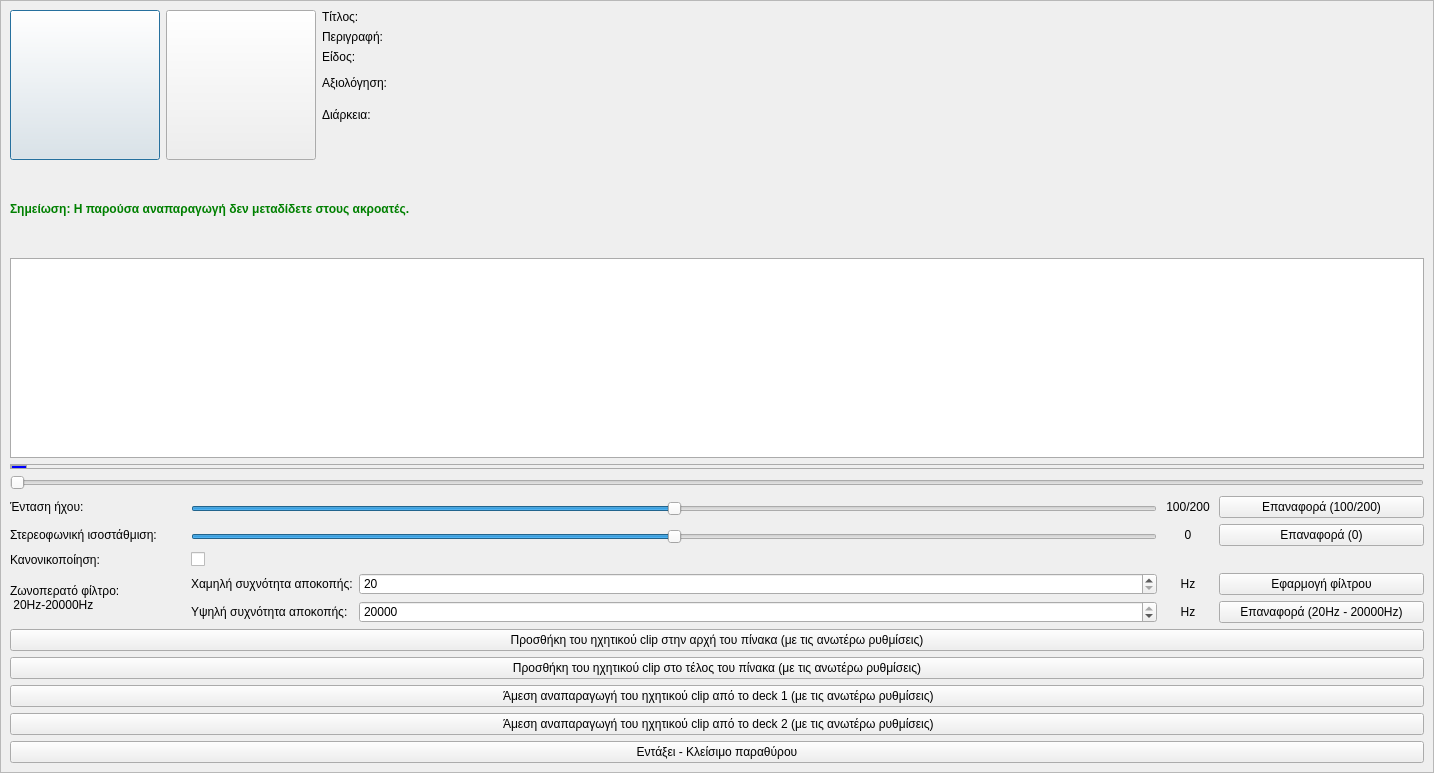
<?xml version="1.0" encoding="UTF-8"?>
<ui version="4.0">
 <class>Dialog</class>
 <widget class="QDialog" name="Dialog">
  <property name="geometry">
   <rect>
    <x>0</x>
    <y>0</y>
    <width>1434</width>
    <height>773</height>
   </rect>
  </property>
  <property name="minimumSize">
   <size>
    <width>0</width>
    <height>0</height>
   </size>
  </property>
  <property name="windowTitle">
   <string>Προεπισκόπηση ηχητικού clip</string>
  </property>
  <property name="windowIcon">
   <iconset resource="../../../icons.qrc">
    <normaloff>:/rest-windows/assets/images/rest-windows/preview-sound-clip.png</normaloff>:/rest-windows/assets/images/rest-windows/preview-sound-clip.png</iconset>
  </property>
  <layout class="QGridLayout" name="gridLayout_2">
   <property name="leftMargin">
    <number>0</number>
   </property>
   <property name="topMargin">
    <number>0</number>
   </property>
   <property name="rightMargin">
    <number>0</number>
   </property>
   <property name="bottomMargin">
    <number>0</number>
   </property>
   <item row="0" column="0">
    <widget class="QScrollArea" name="scrollArea">
     <property name="widgetResizable">
      <bool>true</bool>
     </property>
     <widget class="QWidget" name="scrollAreaWidgetContents">
      <property name="geometry">
       <rect>
        <x>0</x>
        <y>0</y>
        <width>1432</width>
        <height>771</height>
       </rect>
      </property>
      <property name="sizePolicy">
       <sizepolicy hsizetype="Ignored" vsizetype="Preferred">
        <horstretch>0</horstretch>
        <verstretch>0</verstretch>
       </sizepolicy>
      </property>
      <layout class="QGridLayout" name="gridLayout_6">
       <item row="0" column="0">
        <widget class="QFrame" name="frame">
         <property name="sizePolicy">
          <sizepolicy hsizetype="Preferred" vsizetype="Fixed">
           <horstretch>0</horstretch>
           <verstretch>0</verstretch>
          </sizepolicy>
         </property>
         <property name="minimumSize">
          <size>
           <width>0</width>
           <height>0</height>
          </size>
         </property>
         <property name="styleSheet">
          <string notr="true">QFrame{
	border:none;
}</string>
         </property>
         <property name="frameShape">
          <enum>QFrame::StyledPanel</enum>
         </property>
         <property name="frameShadow">
          <enum>QFrame::Raised</enum>
         </property>
         <layout class="QGridLayout" name="gridLayout">
          <property name="leftMargin">
           <number>0</number>
          </property>
          <property name="topMargin">
           <number>0</number>
          </property>
          <property name="rightMargin">
           <number>0</number>
          </property>
          <property name="bottomMargin">
           <number>0</number>
          </property>
          <item row="0" column="0" rowspan="6">
           <widget class="QPushButton" name="preview_play_or_pause">
            <property name="minimumSize">
             <size>
              <width>150</width>
              <height>150</height>
             </size>
            </property>
            <property name="maximumSize">
             <size>
              <width>150</width>
              <height>150</height>
             </size>
            </property>
            <property name="text">
             <string/>
            </property>
            <property name="icon">
             <iconset resource="../../../icons.qrc">
              <normaloff>:/main-window/assets/images/main-window/play-song.png</normaloff>:/main-window/assets/images/main-window/play-song.png</iconset>
            </property>
            <property name="iconSize">
             <size>
              <width>80</width>
              <height>80</height>
             </size>
            </property>
           </widget>
          </item>
          <item row="1" column="3">
           <widget class="QLabel" name="description">
            <property name="text">
             <string/>
            </property>
            <property name="wordWrap">
             <bool>true</bool>
            </property>
           </widget>
          </item>
          <item row="4" column="3">
           <widget class="QLabel" name="current_and_total_duration">
            <property name="text">
             <string/>
            </property>
           </widget>
          </item>
          <item row="3" column="3">
           <widget class="QFrame" name="rating_frame">
            <property name="styleSheet">
             <string notr="true">QFrame{border:none;}</string>
            </property>
            <property name="frameShape">
             <enum>QFrame::StyledPanel</enum>
            </property>
            <property name="frameShadow">
             <enum>QFrame::Raised</enum>
            </property>
            <layout class="QGridLayout" name="gridLayout_5">
             <property name="leftMargin">
              <number>0</number>
             </property>
             <property name="topMargin">
              <number>0</number>
             </property>
             <property name="rightMargin">
              <number>0</number>
             </property>
             <property name="bottomMargin">
              <number>0</number>
             </property>
            </layout>
           </widget>
          </item>
          <item row="0" column="3">
           <widget class="QLabel" name="title">
            <property name="sizePolicy">
             <sizepolicy hsizetype="Preferred" vsizetype="Fixed">
              <horstretch>0</horstretch>
              <verstretch>0</verstretch>
             </sizepolicy>
            </property>
            <property name="text">
             <string/>
            </property>
           </widget>
          </item>
          <item row="1" column="2">
           <widget class="QLabel" name="label_8">
            <property name="sizePolicy">
             <sizepolicy hsizetype="Preferred" vsizetype="Fixed">
              <horstretch>0</horstretch>
              <verstretch>0</verstretch>
             </sizepolicy>
            </property>
            <property name="text">
             <string>Περιγραφή:</string>
            </property>
           </widget>
          </item>
          <item row="0" column="2">
           <widget class="QLabel" name="label">
            <property name="sizePolicy">
             <sizepolicy hsizetype="Fixed" vsizetype="Fixed">
              <horstretch>0</horstretch>
              <verstretch>0</verstretch>
             </sizepolicy>
            </property>
            <property name="text">
             <string>Τίτλος:</string>
            </property>
           </widget>
          </item>
          <item row="4" column="2">
           <widget class="QLabel" name="label_14">
            <property name="text">
             <string>Διάρκεια:</string>
            </property>
           </widget>
          </item>
          <item row="2" column="3">
           <widget class="QLabel" name="genre">
            <property name="text">
             <string/>
            </property>
           </widget>
          </item>
          <item row="3" column="2">
           <widget class="QLabel" name="label_15">
            <property name="text">
             <string>Αξιολόγηση:</string>
            </property>
           </widget>
          </item>
          <item row="2" column="2">
           <widget class="QLabel" name="label_3">
            <property name="sizePolicy">
             <sizepolicy hsizetype="Fixed" vsizetype="Fixed">
              <horstretch>0</horstretch>
              <verstretch>0</verstretch>
             </sizepolicy>
            </property>
            <property name="text">
             <string>Είδος:</string>
            </property>
           </widget>
          </item>
          <item row="0" column="1" rowspan="6">
           <widget class="QPushButton" name="preview_stop">
            <property name="minimumSize">
             <size>
              <width>150</width>
              <height>150</height>
             </size>
            </property>
            <property name="maximumSize">
             <size>
              <width>150</width>
              <height>150</height>
             </size>
            </property>
            <property name="text">
             <string/>
            </property>
            <property name="icon">
             <iconset resource="../../../icons.qrc">
              <normaloff>:/main-window/assets/images/main-window/stop-song.png</normaloff>:/main-window/assets/images/main-window/stop-song.png</iconset>
            </property>
            <property name="iconSize">
             <size>
              <width>80</width>
              <height>80</height>
             </size>
            </property>
           </widget>
          </item>
         </layout>
        </widget>
       </item>
       <item row="1" column="0">
        <widget class="QLabel" name="label_17">
         <property name="styleSheet">
          <string notr="true">QLabel{
	font-weight:bold;
	color:green;
}</string>
         </property>
         <property name="text">
          <string>Σημείωση: Η παρούσα αναπαραγωγή δεν μεταδίδετε στους ακροατές.</string>
         </property>
        </widget>
       </item>
       <item row="2" column="0">
        <widget class="QFrame" name="graph_frame">
         <property name="minimumSize">
          <size>
           <width>0</width>
           <height>200</height>
          </size>
         </property>
         <property name="maximumSize">
          <size>
           <width>16777215</width>
           <height>200</height>
          </size>
         </property>
         <property name="styleSheet">
          <string notr="true">QFrame{border:1px solid #ABABAB;background:white;}</string>
         </property>
         <property name="frameShape">
          <enum>QFrame::StyledPanel</enum>
         </property>
         <property name="frameShadow">
          <enum>QFrame::Raised</enum>
         </property>
        </widget>
       </item>
       <item row="3" column="0">
        <widget class="QFrame" name="timeline_container_frame">
         <property name="minimumSize">
          <size>
           <width>0</width>
           <height>5</height>
          </size>
         </property>
         <property name="maximumSize">
          <size>
           <width>16777215</width>
           <height>5</height>
          </size>
         </property>
         <property name="styleSheet">
          <string notr="true">QFrame{border:1px solid #ABABAB;}</string>
         </property>
         <property name="frameShape">
          <enum>QFrame::StyledPanel</enum>
         </property>
         <property name="frameShadow">
          <enum>QFrame::Raised</enum>
         </property>
         <widget class="QFrame" name="timeline_pick_frame">
          <property name="geometry">
           <rect>
            <x>1</x>
            <y>1</y>
            <width>16</width>
            <height>4</height>
           </rect>
          </property>
          <property name="sizePolicy">
           <sizepolicy hsizetype="Fixed" vsizetype="Expanding">
            <horstretch>0</horstretch>
            <verstretch>0</verstretch>
           </sizepolicy>
          </property>
          <property name="minimumSize">
           <size>
            <width>0</width>
            <height>4</height>
           </size>
          </property>
          <property name="maximumSize">
           <size>
            <width>16777215</width>
            <height>4</height>
           </size>
          </property>
          <property name="styleSheet">
           <string notr="true">QFrame{
	background-color:blue;
}</string>
          </property>
          <property name="frameShape">
           <enum>QFrame::StyledPanel</enum>
          </property>
          <property name="frameShadow">
           <enum>QFrame::Raised</enum>
          </property>
         </widget>
        </widget>
       </item>
       <item row="4" column="0">
        <widget class="QSlider" name="timeline_slider">
         <property name="orientation">
          <enum>Qt::Horizontal</enum>
         </property>
        </widget>
       </item>
       <item row="5" column="0">
        <widget class="QFrame" name="frame_2">
         <property name="minimumSize">
          <size>
           <width>0</width>
           <height>0</height>
          </size>
         </property>
         <property name="styleSheet">
          <string notr="true">QFrame{border:none;}</string>
         </property>
         <property name="frameShape">
          <enum>QFrame::StyledPanel</enum>
         </property>
         <property name="frameShadow">
          <enum>QFrame::Raised</enum>
         </property>
         <layout class="QGridLayout" name="gridLayout_3">
          <property name="leftMargin">
           <number>0</number>
          </property>
          <property name="topMargin">
           <number>0</number>
          </property>
          <property name="rightMargin">
           <number>0</number>
          </property>
          <property name="bottomMargin">
           <number>0</number>
          </property>
          <item row="0" column="0">
           <widget class="QFrame" name="frame_3">
            <property name="sizePolicy">
             <sizepolicy hsizetype="Preferred" vsizetype="Fixed">
              <horstretch>0</horstretch>
              <verstretch>0</verstretch>
             </sizepolicy>
            </property>
            <property name="styleSheet">
             <string notr="true">QFrame{
	border:none;
}</string>
            </property>
            <property name="frameShape">
             <enum>QFrame::StyledPanel</enum>
            </property>
            <property name="frameShadow">
             <enum>QFrame::Raised</enum>
            </property>
            <layout class="QHBoxLayout" name="horizontalLayout">
             <property name="leftMargin">
              <number>0</number>
             </property>
             <property name="topMargin">
              <number>0</number>
             </property>
             <property name="rightMargin">
              <number>0</number>
             </property>
             <property name="bottomMargin">
              <number>0</number>
             </property>
             <item>
              <widget class="QLabel" name="label_4">
               <property name="minimumSize">
                <size>
                 <width>175</width>
                 <height>0</height>
                </size>
               </property>
               <property name="maximumSize">
                <size>
                 <width>175</width>
                 <height>16777215</height>
                </size>
               </property>
               <property name="styleSheet">
                <string notr="true">QLabel{border:none;}</string>
               </property>
               <property name="text">
                <string>Ένταση ήχου:</string>
               </property>
              </widget>
             </item>
             <item>
              <widget class="QFrame" name="frame_9">
               <property name="sizePolicy">
                <sizepolicy hsizetype="Expanding" vsizetype="Preferred">
                 <horstretch>0</horstretch>
                 <verstretch>0</verstretch>
                </sizepolicy>
               </property>
               <property name="frameShape">
                <enum>QFrame::StyledPanel</enum>
               </property>
               <property name="frameShadow">
                <enum>QFrame::Raised</enum>
               </property>
               <layout class="QVBoxLayout" name="verticalLayout">
                <property name="spacing">
                 <number>0</number>
                </property>
                <property name="leftMargin">
                 <number>0</number>
                </property>
                <property name="topMargin">
                 <number>0</number>
                </property>
                <property name="rightMargin">
                 <number>0</number>
                </property>
                <property name="bottomMargin">
                 <number>0</number>
                </property>
                <item>
                 <spacer name="verticalSpacer">
                  <property name="orientation">
                   <enum>Qt::Vertical</enum>
                  </property>
                  <property name="sizeHint" stdset="0">
                   <size>
                    <width>20</width>
                    <height>5</height>
                   </size>
                  </property>
                 </spacer>
                </item>
                <item>
                 <widget class="QSlider" name="volume_slider">
                  <property name="maximum">
                   <number>200</number>
                  </property>
                  <property name="value">
                   <number>100</number>
                  </property>
                  <property name="orientation">
                   <enum>Qt::Horizontal</enum>
                  </property>
                 </widget>
                </item>
                <item>
                 <spacer name="verticalSpacer_2">
                  <property name="orientation">
                   <enum>Qt::Vertical</enum>
                  </property>
                  <property name="sizeHint" stdset="0">
                   <size>
                    <width>20</width>
                    <height>1</height>
                   </size>
                  </property>
                 </spacer>
                </item>
               </layout>
              </widget>
             </item>
             <item>
              <widget class="QLabel" name="volume_label">
               <property name="minimumSize">
                <size>
                 <width>50</width>
                 <height>0</height>
                </size>
               </property>
               <property name="maximumSize">
                <size>
                 <width>50</width>
                 <height>16777215</height>
                </size>
               </property>
               <property name="text">
                <string>100/200</string>
               </property>
               <property name="alignment">
                <set>Qt::AlignCenter</set>
               </property>
              </widget>
             </item>
             <item>
              <widget class="QPushButton" name="reset_volume">
               <property name="sizePolicy">
                <sizepolicy hsizetype="Minimum" vsizetype="Maximum">
                 <horstretch>0</horstretch>
                 <verstretch>0</verstretch>
                </sizepolicy>
               </property>
               <property name="minimumSize">
                <size>
                 <width>205</width>
                 <height>0</height>
                </size>
               </property>
               <property name="maximumSize">
                <size>
                 <width>205</width>
                 <height>16777215</height>
                </size>
               </property>
               <property name="text">
                <string>Επαναφορά (100/200)</string>
               </property>
              </widget>
             </item>
            </layout>
           </widget>
          </item>
          <item row="1" column="0">
           <widget class="QFrame" name="frame_4">
            <property name="sizePolicy">
             <sizepolicy hsizetype="Preferred" vsizetype="Fixed">
              <horstretch>0</horstretch>
              <verstretch>0</verstretch>
             </sizepolicy>
            </property>
            <property name="styleSheet">
             <string notr="true">QFrame{
	border:none;
}</string>
            </property>
            <property name="frameShape">
             <enum>QFrame::StyledPanel</enum>
            </property>
            <property name="frameShadow">
             <enum>QFrame::Raised</enum>
            </property>
            <layout class="QHBoxLayout" name="horizontalLayout_2">
             <property name="leftMargin">
              <number>0</number>
             </property>
             <property name="topMargin">
              <number>0</number>
             </property>
             <property name="rightMargin">
              <number>0</number>
             </property>
             <property name="bottomMargin">
              <number>0</number>
             </property>
             <item>
              <widget class="QLabel" name="label_5">
               <property name="minimumSize">
                <size>
                 <width>175</width>
                 <height>0</height>
                </size>
               </property>
               <property name="maximumSize">
                <size>
                 <width>175</width>
                 <height>16777215</height>
                </size>
               </property>
               <property name="styleSheet">
                <string notr="true">QLabel{border:none;}</string>
               </property>
               <property name="text">
                <string>Στερεοφωνική ισοστάθμιση:</string>
               </property>
              </widget>
             </item>
             <item>
              <widget class="QFrame" name="frame_12">
               <property name="sizePolicy">
                <sizepolicy hsizetype="Expanding" vsizetype="Preferred">
                 <horstretch>0</horstretch>
                 <verstretch>0</verstretch>
                </sizepolicy>
               </property>
               <property name="frameShape">
                <enum>QFrame::StyledPanel</enum>
               </property>
               <property name="frameShadow">
                <enum>QFrame::Raised</enum>
               </property>
               <layout class="QVBoxLayout" name="verticalLayout_2">
                <property name="spacing">
                 <number>0</number>
                </property>
                <property name="leftMargin">
                 <number>0</number>
                </property>
                <property name="topMargin">
                 <number>0</number>
                </property>
                <property name="rightMargin">
                 <number>0</number>
                </property>
                <property name="bottomMargin">
                 <number>0</number>
                </property>
                <item>
                 <spacer name="verticalSpacer_3">
                  <property name="orientation">
                   <enum>Qt::Vertical</enum>
                  </property>
                  <property name="sizeHint" stdset="0">
                   <size>
                    <width>20</width>
                    <height>5</height>
                   </size>
                  </property>
                 </spacer>
                </item>
                <item>
                 <widget class="QSlider" name="pan_slider">
                  <property name="minimum">
                   <number>-100</number>
                  </property>
                  <property name="maximum">
                   <number>100</number>
                  </property>
                  <property name="value">
                   <number>0</number>
                  </property>
                  <property name="orientation">
                   <enum>Qt::Horizontal</enum>
                  </property>
                 </widget>
                </item>
                <item>
                 <spacer name="verticalSpacer_4">
                  <property name="orientation">
                   <enum>Qt::Vertical</enum>
                  </property>
                  <property name="sizeHint" stdset="0">
                   <size>
                    <width>20</width>
                    <height>1</height>
                   </size>
                  </property>
                 </spacer>
                </item>
               </layout>
              </widget>
             </item>
             <item>
              <widget class="QLabel" name="pan_label">
               <property name="minimumSize">
                <size>
                 <width>50</width>
                 <height>0</height>
                </size>
               </property>
               <property name="maximumSize">
                <size>
                 <width>50</width>
                 <height>16777215</height>
                </size>
               </property>
               <property name="text">
                <string>0</string>
               </property>
               <property name="alignment">
                <set>Qt::AlignCenter</set>
               </property>
              </widget>
             </item>
             <item>
              <widget class="QPushButton" name="reset_pan">
               <property name="sizePolicy">
                <sizepolicy hsizetype="Minimum" vsizetype="Maximum">
                 <horstretch>0</horstretch>
                 <verstretch>0</verstretch>
                </sizepolicy>
               </property>
               <property name="minimumSize">
                <size>
                 <width>205</width>
                 <height>0</height>
                </size>
               </property>
               <property name="maximumSize">
                <size>
                 <width>205</width>
                 <height>16777215</height>
                </size>
               </property>
               <property name="text">
                <string>Επαναφορά (0)</string>
               </property>
              </widget>
             </item>
            </layout>
           </widget>
          </item>
          <item row="3" column="0">
           <widget class="QFrame" name="frame_6">
            <property name="sizePolicy">
             <sizepolicy hsizetype="Preferred" vsizetype="Fixed">
              <horstretch>0</horstretch>
              <verstretch>0</verstretch>
             </sizepolicy>
            </property>
            <property name="styleSheet">
             <string notr="true">QFrame{
	border:none;
}</string>
            </property>
            <property name="frameShape">
             <enum>QFrame::StyledPanel</enum>
            </property>
            <property name="frameShadow">
             <enum>QFrame::Raised</enum>
            </property>
            <layout class="QHBoxLayout" name="horizontalLayout_4">
             <property name="leftMargin">
              <number>0</number>
             </property>
             <property name="topMargin">
              <number>0</number>
             </property>
             <property name="rightMargin">
              <number>0</number>
             </property>
             <property name="bottomMargin">
              <number>0</number>
             </property>
             <item>
              <widget class="QLabel" name="label_7">
               <property name="minimumSize">
                <size>
                 <width>175</width>
                 <height>0</height>
                </size>
               </property>
               <property name="maximumSize">
                <size>
                 <width>175</width>
                 <height>16777215</height>
                </size>
               </property>
               <property name="styleSheet">
                <string notr="true">QLabel{border:none;}</string>
               </property>
               <property name="text">
                <string>Ζωνοπερατό φίλτρο:
 20Hz-20000Hz</string>
               </property>
              </widget>
             </item>
             <item>
              <widget class="QFrame" name="frame_13">
               <property name="frameShape">
                <enum>QFrame::StyledPanel</enum>
               </property>
               <property name="frameShadow">
                <enum>QFrame::Raised</enum>
               </property>
               <layout class="QGridLayout" name="gridLayout_4">
                <property name="leftMargin">
                 <number>0</number>
                </property>
                <property name="topMargin">
                 <number>0</number>
                </property>
                <property name="rightMargin">
                 <number>0</number>
                </property>
                <property name="bottomMargin">
                 <number>0</number>
                </property>
                <item row="1" column="2">
                 <widget class="QLabel" name="label_13">
                  <property name="minimumSize">
                   <size>
                    <width>50</width>
                    <height>0</height>
                   </size>
                  </property>
                  <property name="maximumSize">
                   <size>
                    <width>50</width>
                    <height>16777215</height>
                   </size>
                  </property>
                  <property name="text">
                   <string>Hz</string>
                  </property>
                  <property name="alignment">
                   <set>Qt::AlignCenter</set>
                  </property>
                 </widget>
                </item>
                <item row="1" column="3">
                 <widget class="QPushButton" name="reset_filter">
                  <property name="sizePolicy">
                   <sizepolicy hsizetype="Minimum" vsizetype="Maximum">
                    <horstretch>0</horstretch>
                    <verstretch>0</verstretch>
                   </sizepolicy>
                  </property>
                  <property name="minimumSize">
                   <size>
                    <width>205</width>
                    <height>0</height>
                   </size>
                  </property>
                  <property name="maximumSize">
                   <size>
                    <width>205</width>
                    <height>16777215</height>
                   </size>
                  </property>
                  <property name="text">
                   <string>Επαναφορά (20Hz - 20000Hz)</string>
                  </property>
                  <property name="icon">
                   <iconset resource="../../../icons.qrc">
                    <normaloff>:/main-window/assets/images/main-window/default-filter.png</normaloff>:/main-window/assets/images/main-window/default-filter.png</iconset>
                  </property>
                 </widget>
                </item>
                <item row="1" column="0">
                 <widget class="QLabel" name="label_11">
                  <property name="sizePolicy">
                   <sizepolicy hsizetype="Fixed" vsizetype="Preferred">
                    <horstretch>0</horstretch>
                    <verstretch>0</verstretch>
                   </sizepolicy>
                  </property>
                  <property name="text">
                   <string>Υψηλή συχνότητα αποκοπής:</string>
                  </property>
                 </widget>
                </item>
                <item row="0" column="0">
                 <widget class="QLabel" name="label_10">
                  <property name="sizePolicy">
                   <sizepolicy hsizetype="Fixed" vsizetype="Preferred">
                    <horstretch>0</horstretch>
                    <verstretch>0</verstretch>
                   </sizepolicy>
                  </property>
                  <property name="text">
                   <string>Χαμηλή συχνότητα αποκοπής:</string>
                  </property>
                 </widget>
                </item>
                <item row="0" column="3">
                 <widget class="QPushButton" name="apply_filter">
                  <property name="sizePolicy">
                   <sizepolicy hsizetype="Minimum" vsizetype="Maximum">
                    <horstretch>0</horstretch>
                    <verstretch>0</verstretch>
                   </sizepolicy>
                  </property>
                  <property name="minimumSize">
                   <size>
                    <width>205</width>
                    <height>0</height>
                   </size>
                  </property>
                  <property name="maximumSize">
                   <size>
                    <width>205</width>
                    <height>16777215</height>
                   </size>
                  </property>
                  <property name="text">
                   <string>Εφαρμογή φίλτρου</string>
                  </property>
                  <property name="icon">
                   <iconset resource="../../../icons.qrc">
                    <normaloff>:/main-window/assets/images/main-window/apply-filter.png</normaloff>:/main-window/assets/images/main-window/apply-filter.png</iconset>
                  </property>
                 </widget>
                </item>
                <item row="0" column="2">
                 <widget class="QLabel" name="label_12">
                  <property name="minimumSize">
                   <size>
                    <width>50</width>
                    <height>0</height>
                   </size>
                  </property>
                  <property name="maximumSize">
                   <size>
                    <width>50</width>
                    <height>16777215</height>
                   </size>
                  </property>
                  <property name="text">
                   <string>Hz</string>
                  </property>
                  <property name="alignment">
                   <set>Qt::AlignCenter</set>
                  </property>
                 </widget>
                </item>
                <item row="1" column="1">
                 <widget class="QSpinBox" name="high_frequency">
                  <property name="minimum">
                   <number>20</number>
                  </property>
                  <property name="maximum">
                   <number>20000</number>
                  </property>
                  <property name="singleStep">
                   <number>100</number>
                  </property>
                  <property name="value">
                   <number>20000</number>
                  </property>
                 </widget>
                </item>
                <item row="0" column="1">
                 <widget class="QSpinBox" name="low_frequency">
                  <property name="minimum">
                   <number>20</number>
                  </property>
                  <property name="maximum">
                   <number>20000</number>
                  </property>
                  <property name="singleStep">
                   <number>100</number>
                  </property>
                 </widget>
                </item>
               </layout>
              </widget>
             </item>
            </layout>
           </widget>
          </item>
          <item row="2" column="0">
           <widget class="QFrame" name="frame_5">
            <property name="sizePolicy">
             <sizepolicy hsizetype="Preferred" vsizetype="Fixed">
              <horstretch>0</horstretch>
              <verstretch>0</verstretch>
             </sizepolicy>
            </property>
            <property name="styleSheet">
             <string notr="true">QFrame{
	border:none;
}</string>
            </property>
            <property name="frameShape">
             <enum>QFrame::StyledPanel</enum>
            </property>
            <property name="frameShadow">
             <enum>QFrame::Raised</enum>
            </property>
            <layout class="QHBoxLayout" name="horizontalLayout_3">
             <property name="leftMargin">
              <number>0</number>
             </property>
             <property name="topMargin">
              <number>0</number>
             </property>
             <property name="rightMargin">
              <number>0</number>
             </property>
             <property name="bottomMargin">
              <number>0</number>
             </property>
             <item>
              <widget class="QLabel" name="label_6">
               <property name="minimumSize">
                <size>
                 <width>175</width>
                 <height>0</height>
                </size>
               </property>
               <property name="maximumSize">
                <size>
                 <width>175</width>
                 <height>16777215</height>
                </size>
               </property>
               <property name="styleSheet">
                <string notr="true">QLabel{border:none;}</string>
               </property>
               <property name="text">
                <string>Κανονικοποίηση:</string>
               </property>
              </widget>
             </item>
             <item>
              <widget class="QCheckBox" name="is_normalized">
               <property name="text">
                <string/>
               </property>
              </widget>
             </item>
            </layout>
           </widget>
          </item>
         </layout>
        </widget>
       </item>
       <item row="6" column="0">
        <widget class="QPushButton" name="add_to_player_list_top">
         <property name="sizePolicy">
          <sizepolicy hsizetype="Minimum" vsizetype="Maximum">
           <horstretch>0</horstretch>
           <verstretch>0</verstretch>
          </sizepolicy>
         </property>
         <property name="text">
          <string>Προσθήκη του ηχητικού clip στην αρχή του πίνακα (με τις ανωτέρω ρυθμίσεις)</string>
         </property>
         <property name="icon">
          <iconset resource="../../../icons.qrc">
           <normaloff>:/rest-windows/assets/images/rest-windows/add-to-playlist-start.png</normaloff>:/rest-windows/assets/images/rest-windows/add-to-playlist-start.png</iconset>
         </property>
        </widget>
       </item>
       <item row="7" column="0">
        <widget class="QPushButton" name="add_to_player_list_bottom">
         <property name="sizePolicy">
          <sizepolicy hsizetype="Minimum" vsizetype="Maximum">
           <horstretch>0</horstretch>
           <verstretch>0</verstretch>
          </sizepolicy>
         </property>
         <property name="text">
          <string>Προσθήκη του ηχητικού clip στο τέλος του πίνακα (με τις ανωτέρω ρυθμίσεις)</string>
         </property>
         <property name="icon">
          <iconset resource="../../../icons.qrc">
           <normaloff>:/rest-windows/assets/images/rest-windows/add-to-playlist-end.png</normaloff>:/rest-windows/assets/images/rest-windows/add-to-playlist-end.png</iconset>
         </property>
        </widget>
       </item>
       <item row="8" column="0">
        <widget class="QPushButton" name="play_in_deck_1">
         <property name="sizePolicy">
          <sizepolicy hsizetype="Minimum" vsizetype="Maximum">
           <horstretch>0</horstretch>
           <verstretch>0</verstretch>
          </sizepolicy>
         </property>
         <property name="text">
          <string> Άμεση αναπαραγωγή του ηχητικού clip από το deck 1 (με τις ανωτέρω ρυθμίσεις)</string>
         </property>
         <property name="icon">
          <iconset resource="../../../icons.qrc">
           <normaloff>:/rest-windows/assets/images/rest-windows/play-now.png</normaloff>:/rest-windows/assets/images/rest-windows/play-now.png</iconset>
         </property>
        </widget>
       </item>
       <item row="9" column="0">
        <widget class="QPushButton" name="play_in_deck_2">
         <property name="sizePolicy">
          <sizepolicy hsizetype="Minimum" vsizetype="Maximum">
           <horstretch>0</horstretch>
           <verstretch>0</verstretch>
          </sizepolicy>
         </property>
         <property name="text">
          <string> Άμεση αναπαραγωγή του ηχητικού clip από το deck 2 (με τις ανωτέρω ρυθμίσεις)</string>
         </property>
         <property name="icon">
          <iconset resource="../../../icons.qrc">
           <normaloff>:/rest-windows/assets/images/rest-windows/play-now.png</normaloff>:/rest-windows/assets/images/rest-windows/play-now.png</iconset>
         </property>
        </widget>
       </item>
       <item row="10" column="0">
        <widget class="QPushButton" name="ok_2">
         <property name="sizePolicy">
          <sizepolicy hsizetype="Minimum" vsizetype="Maximum">
           <horstretch>0</horstretch>
           <verstretch>0</verstretch>
          </sizepolicy>
         </property>
         <property name="text">
          <string>Εντάξει - Κλείσιμο παραθύρου</string>
         </property>
         <property name="icon">
          <iconset resource="../../../icons.qrc">
           <normaloff>:/rest-windows/assets/images/rest-windows/ok.png</normaloff>:/rest-windows/assets/images/rest-windows/ok.png</iconset>
         </property>
        </widget>
       </item>
      </layout>
     </widget>
    </widget>
   </item>
  </layout>
 </widget>
 <tabstops>
  <tabstop>scrollArea</tabstop>
  <tabstop>preview_play_or_pause</tabstop>
  <tabstop>preview_stop</tabstop>
  <tabstop>timeline_slider</tabstop>
  <tabstop>volume_slider</tabstop>
  <tabstop>reset_volume</tabstop>
  <tabstop>pan_slider</tabstop>
  <tabstop>reset_pan</tabstop>
  <tabstop>is_normalized</tabstop>
  <tabstop>low_frequency</tabstop>
  <tabstop>high_frequency</tabstop>
  <tabstop>apply_filter</tabstop>
  <tabstop>reset_filter</tabstop>
  <tabstop>add_to_player_list_top</tabstop>
  <tabstop>add_to_player_list_bottom</tabstop>
  <tabstop>play_in_deck_1</tabstop>
  <tabstop>play_in_deck_2</tabstop>
  <tabstop>ok_2</tabstop>
 </tabstops>
 <resources>
  <include location="../../../icons.qrc"/>
 </resources>
 <connections/>
</ui>
